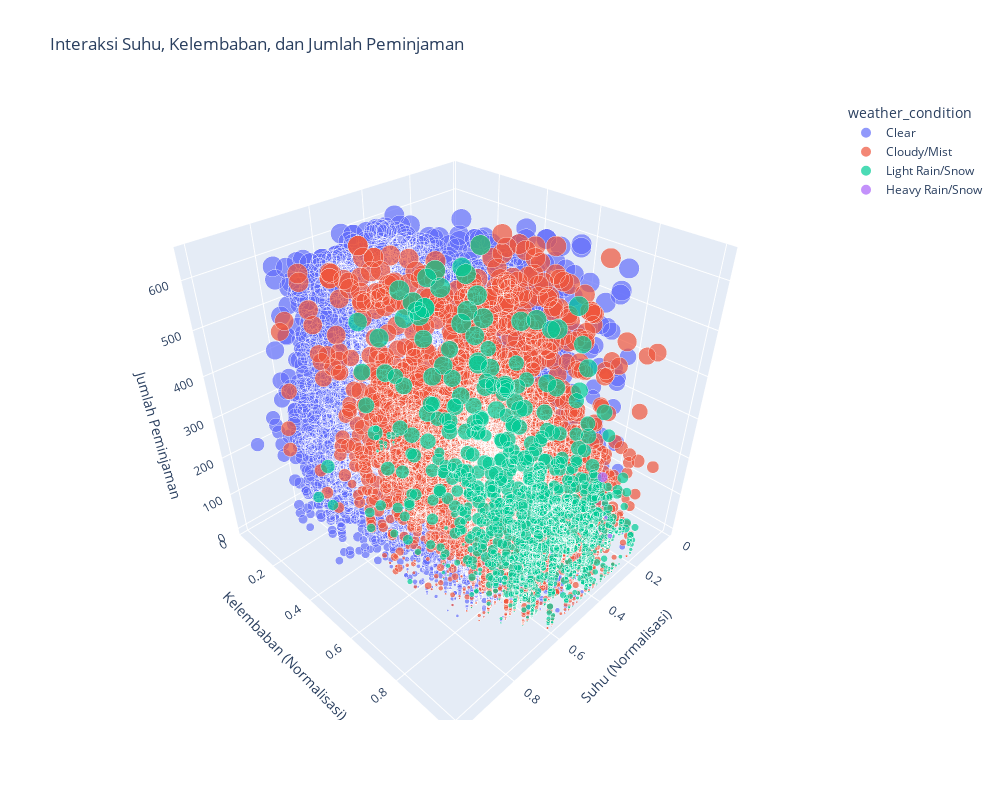

The notebook cell this image was saved under:
### Markdown cell above
### Pertanyaan 1: Bagaimana pengaruh kondisi cuaca terhadap pola peminjaman sepeda?

### Code cell
# 1. Visualisasi korelasi faktor cuaca dengan peminjaman
weather_factors = ['temp', 'atemp', 'hum', 'windspeed']
correlation = main_data[weather_factors + ['cnt']].corr()['cnt'].drop('cnt').sort_values(ascending=False)

plt.figure(figsize=(10, 6))
sns.barplot(x=correlation.index, y=correlation.values)
plt.title('Korelasi Faktor Cuaca dengan Jumlah Peminjaman', fontsize=16)
plt.xlabel('Faktor Cuaca', fontsize=14)
plt.ylabel('Koefisien Korelasi', fontsize=14)
plt.xticks(fontsize=12)
plt.yticks(fontsize=12)
plt.axhline(y=0, color='black', linestyle='-', alpha=0.3)
plt.tight_layout()
plt.show()

# 2. Visualisasi pengaruh kondisi cuaca terhadap jumlah peminjaman
plt.figure(figsize=(12, 8))
sns.boxplot(x='weather_condition', y='cnt', data=main_data)
plt.title('Distribusi Jumlah Peminjaman Berdasarkan Kondisi Cuaca', fontsize=16)
plt.xlabel('Kondisi Cuaca', fontsize=14)
plt.ylabel('Jumlah Peminjaman', fontsize=14)
plt.xticks(fontsize=12)
plt.yticks(fontsize=12)
plt.grid(True, alpha=0.3)
plt.tight_layout()
plt.show()

# 3. Visualisasi scatter plot antara suhu dan peminjaman dengan warna berdasarkan kondisi cuaca
plt.figure(figsize=(12, 8))
sns.scatterplot(x='temp', y='cnt', hue='weather_condition', data=main_data, alpha=0.6)
plt.title('Hubungan Suhu dan Jumlah Peminjaman Berdasarkan Kondisi Cuaca', fontsize=16)
plt.xlabel('Suhu (Normalisasi)', fontsize=14)
plt.ylabel('Jumlah Peminjaman', fontsize=14)
plt.xticks(fontsize=12)
plt.yticks(fontsize=12)
plt.legend(title='Kondisi Cuaca', fontsize=12)
plt.grid(True, alpha=0.3)
plt.tight_layout()
plt.show()

# 4. Visualisasi pola peminjaman per jam berdasarkan kondisi cuaca
hourly_weather = main_data.groupby(['weather_condition', 'hr'])['cnt'].mean().reset_index()

plt.figure(figsize=(14, 8))
for condition in hourly_weather['weather_condition'].unique():
    subset = hourly_weather[hourly_weather['weather_condition'] == condition]
    plt.plot(subset['hr'], subset['cnt'], marker='o', linewidth=2, label=condition)

plt.title('Pola Peminjaman Per Jam Berdasarkan Kondisi Cuaca', fontsize=16)
plt.xlabel('Jam', fontsize=14)
plt.ylabel('Rata-rata Peminjaman', fontsize=14)
plt.xticks(range(0, 24), fontsize=12)
plt.yticks(fontsize=12)
plt.legend(title='Kondisi Cuaca', fontsize=12)
plt.grid(True, alpha=0.3)
plt.tight_layout()
plt.show()

# 5. Visualisasi hubungan kelembaban dan kecepatan angin dengan peminjaman
fig, (ax1, ax2) = plt.subplots(1, 2, figsize=(18, 8))

sns.regplot(x='hum', y='cnt', data=main_data, ax=ax1, scatter_kws={'alpha': 0.3})
ax1.set_title('Hubungan Kelembaban dengan Jumlah Peminjaman', fontsize=16)
ax1.set_xlabel('Kelembaban (Normalisasi)', fontsize=14)
ax1.set_ylabel('Jumlah Peminjaman', fontsize=14)
ax1.tick_params(labelsize=12)
ax1.grid(True, alpha=0.3)

sns.regplot(x='windspeed', y='cnt', data=main_data, ax=ax2, scatter_kws={'alpha': 0.3})
ax2.set_title('Hubungan Kecepatan Angin dengan Jumlah Peminjaman', fontsize=16)
ax2.set_xlabel('Kecepatan Angin (Normalisasi)', fontsize=14)
ax2.set_ylabel('Jumlah Peminjaman', fontsize=14)
ax2.tick_params(labelsize=12)
ax2.grid(True, alpha=0.3)
plt.tight_layout()
plt.show()

# 6. Visualisasi 3D scatter plot untuk melihat interaksi suhu, kelembaban, dan peminjaman
fig = px.scatter_3d(main_data, x='temp', y='hum', z='cnt',
                   color='weather_condition',
                   size='cnt',
                   opacity=0.7,
                   title='Interaksi Suhu, Kelembaban, dan Jumlah Peminjaman')
fig.update_layout(scene=dict(xaxis_title='Suhu (Normalisasi)',
                            yaxis_title='Kelembaban (Normalisasi)',
                            zaxis_title='Jumlah Peminjaman'),
                 width=1000, height=800)
fig.show()

# 7. Visualisasi heatmap untuk korelasi faktor cuaca
plt.figure(figsize=(10, 8))
weather_corr = main_data[weather_factors + ['cnt']].corr()
sns.heatmap(weather_corr, annot=True, cmap='coolwarm', fmt='.2f', linewidths=0.5)
plt.title('Korelasi Antar Faktor Cuaca dan Jumlah Peminjaman', fontsize=16)
plt.xticks(fontsize=12)
plt.yticks(fontsize=12)
plt.tight_layout()
plt.show()

### Figure 1 — Plotly figure (JSON) as saved in the notebook; plotly's stock layout.template omitted (floating-point values rounded to 4 significant figures; data arrays with more than 128 entries replaced by an {"elided": "..."} marker saying what was removed)
{"data": [{"hovertemplate": "weather_condition=Clear<br>temp=%{x}<br>hum=%{y}<br>cnt=%{marker.size}<extra></extra>", "legendgroup": "Clear", "marker": {"color": "#636efa", "opacity": 0.7, "size": {"elided": "11413 float values"}, "sizemode": "area", "sizeref": 1.606, "symbol": "circle"}, "mode": "markers", "name": "Clear", "scene": "scene", "showlegend": true, "type": "scatter3d", "x": {"elided": "11413 float values"}, "y": {"elided": "11413 float values"}, "z": {"elided": "11413 float values"}}, {"hovertemplate": "weather_condition=Cloudy/Mist<br>temp=%{x}<br>hum=%{y}<br>cnt=%{marker.size}<extra></extra>", "legendgroup": "Cloudy/Mist", "marker": {"color": "#EF553B", "opacity": 0.7, "size": {"elided": "4544 float values"}, "sizemode": "area", "sizeref": 1.606, "symbol": "circle"}, "mode": "markers", "name": "Cloudy/Mist", "scene": "scene", "showlegend": true, "type": "scatter3d", "x": {"elided": "4544 float values"}, "y": {"elided": "4544 float values"}, "z": {"elided": "4544 float values"}}, {"hovertemplate": "weather_condition=Light Rain/Snow<br>temp=%{x}<br>hum=%{y}<br>cnt=%{marker.size}<extra></extra>", "legendgroup": "Light Rain/Snow", "marker": {"color": "#00cc96", "opacity": 0.7, "size": {"elided": "1419 float values"}, "sizemode": "area", "sizeref": 1.606, "symbol": "circle"}, "mode": "markers", "name": "Light Rain/Snow", "scene": "scene", "showlegend": true, "type": "scatter3d", "x": {"elided": "1419 float values"}, "y": {"elided": "1419 float values"}, "z": {"elided": "1419 float values"}}, {"hovertemplate": "weather_condition=Heavy Rain/Snow<br>temp=%{x}<br>hum=%{y}<br>cnt=%{marker.size}<extra></extra>", "legendgroup": "Heavy Rain/Snow", "marker": {"color": "#ab63fa", "opacity": 0.7, "size": [36.0, 164.0, 23.0], "sizemode": "area", "sizeref": 1.606, "symbol": "circle"}, "mode": "markers", "name": "Heavy Rain/Snow", "scene": "scene", "showlegend": true, "type": "scatter3d", "x": [0.22, 0.2, 0.14], "y": [0.93, 0.86, 0.86], "z": [36.0, 164.0, 23.0]}], "layout": {"height": 800, "legend": {"itemsizing": "constant", "title": {"text": "weather_condition"}, "tracegroupgap": 0}, "scene": {"domain": {"x": [0, 1], "y": [0, 1]}, "xaxis": {"title": {"text": "Suhu (Normalisasi)"}}, "yaxis": {"title": {"text": "Kelembaban (Normalisasi)"}}, "zaxis": {"title": {"text": "Jumlah Peminjaman"}}}, "title": {"text": "Interaksi Suhu, Kelembaban, dan Jumlah Peminjaman"}, "width": 1000}}
